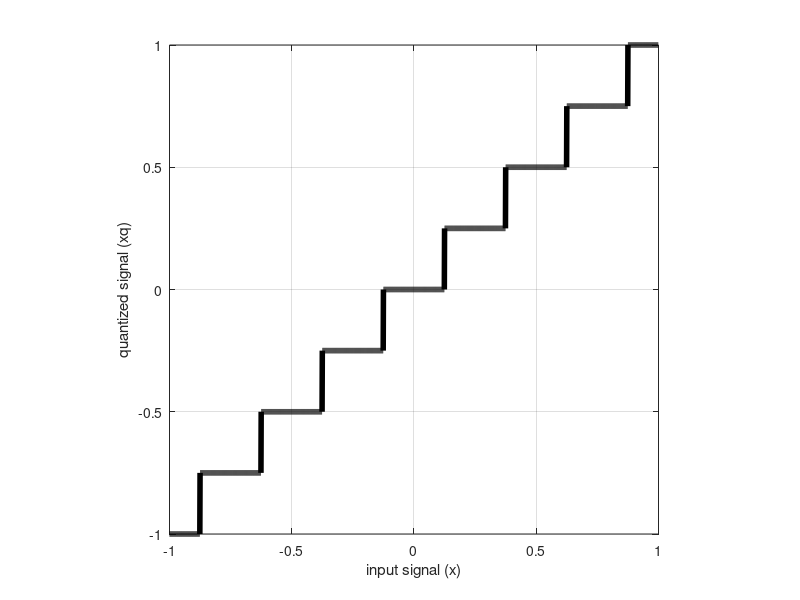

The MATLAB script that drew this image:
clear all;
close all;
 dx=0.001; % step size
x_min=-1; % minimum value of x
x_max=1; % maximum value of x
x=x_min:dx:x_max-dx; % create x
N=3; % Number of bits
q=(x_max-x_min)/(2^N);
xq=q*floor((x/q)+0.5);
plot(x,xq,'k','LineWidth',4);
xlabel('input signal (x)');
ylabel('quantized signal (xq)');
grid on;
axis square;
